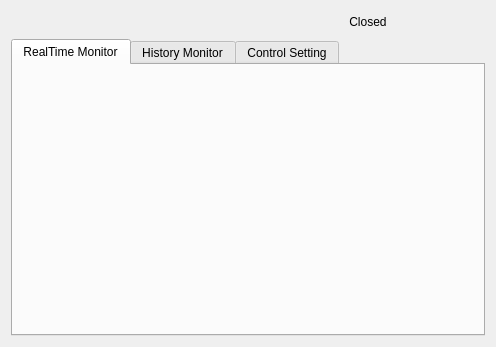
<?xml version="1.0" encoding="UTF-8"?>
<ui version="4.0">
 <class>Widget</class>
 <widget class="QWidget" name="Widget">
  <property name="geometry">
   <rect>
    <x>0</x>
    <y>0</y>
    <width>496</width>
    <height>347</height>
   </rect>
  </property>
  <property name="windowTitle">
   <string>Widget</string>
  </property>
  <layout class="QVBoxLayout" name="verticalLayout">
   <item>
    <layout class="QHBoxLayout" name="horizontalLayout">
     <item>
      <widget class="QLabel" name="label">
       <property name="pixmap">
        <pixmap resource="res.qrc">:/pic/title.png</pixmap>
       </property>
      </widget>
     </item>
     <item>
      <widget class="QPushButton" name="openCloseBtn">
       <property name="text">
        <string>Closed</string>
       </property>
       <property name="icon">
        <iconset resource="res.qrc">
         <normaloff>:/pic/shut_down_grayed.png</normaloff>:/pic/shut_down_grayed.png</iconset>
       </property>
       <property name="iconSize">
        <size>
         <width>32</width>
         <height>32</height>
        </size>
       </property>
       <property name="checkable">
        <bool>true</bool>
       </property>
       <property name="flat">
        <bool>true</bool>
       </property>
      </widget>
     </item>
    </layout>
   </item>
   <item>
    <widget class="QTabWidget" name="tabWidget">
     <property name="currentIndex">
      <number>0</number>
     </property>
     <widget class="RealTimeMonitorWidget" name="realTimePage">
      <attribute name="title">
       <string>RealTime Monitor</string>
      </attribute>
     </widget>
     <widget class="HistoryMonitorWidget" name="historyPage">
      <attribute name="title">
       <string>History Monitor</string>
      </attribute>
     </widget>
     <widget class="ControlSettingWidget" name="ctrlSettingPage">
      <attribute name="title">
       <string>Control Setting</string>
      </attribute>
     </widget>
    </widget>
   </item>
  </layout>
 </widget>
 <layoutdefault spacing="6" margin="11"/>
 <customwidgets>
  <customwidget>
   <class>RealTimeMonitorWidget</class>
   <extends>QWidget</extends>
   <header>RealTimeMonitorWidget.h</header>
   <container>1</container>
  </customwidget>
  <customwidget>
   <class>HistoryMonitorWidget</class>
   <extends>QWidget</extends>
   <header>HistoryMonitorWidget.h</header>
   <container>1</container>
  </customwidget>
  <customwidget>
   <class>ControlSettingWidget</class>
   <extends>QWidget</extends>
   <header>ControlSettingWidget.h</header>
   <container>1</container>
  </customwidget>
 </customwidgets>
 <resources>
  <include location="res.qrc"/>
 </resources>
 <connections/>
</ui>
